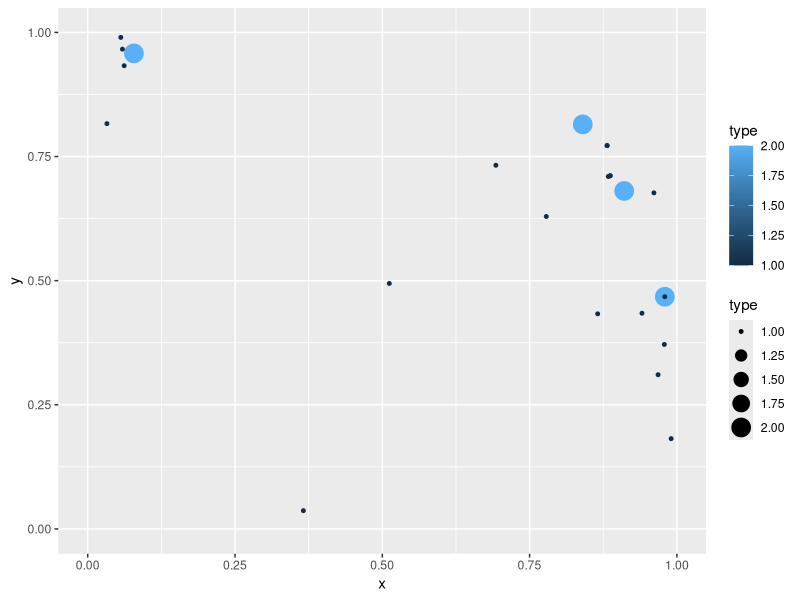

Source code (R):
#-----------------------------------------------------
#A simple and somewhat clumsy method for spatial choice using
#a Huff model; the probably of contact between 'traveller' and 'contact'
#point is inversely proportional to distance
#sample data is random
#-----------------------------------------------------

#inputs
no_cont <- 5 #contacts
beta <- 2 #distance decay rate
periods <- 1
a <- runif(4)
b <- runif(4)
c <- runif(100)
d <- runif(100)

#data1
df1 <- data.frame(cbind(a, b))
names(df1) <- c("x", "y")
df1$trav <- 1

#data2
df2 <- data.frame(cbind(c, d))
names(df2) <- c("x", "y")
df2$trav <- 0

#df
df <- rbind(df1,df2)
l <- nrow(df)
df$id <- c(1:l)

#distance matrix
d <- dist(df[,c("x","y")],diag=TRUE, method="euclidean")#do I know order is preserved?
distmat <- as.matrix(d)
dist_long <- reshape2::melt(distmat)#reshape library
names(dist_long) <- c("idfrom", "idto", "Edist")
dist_long <- dist_long[dist_long$Edist > 0,]

#identify the traveller(s) without replacement
dist_sampled <- merge(dist_long,df[df$trav==1,], by.x="idfrom", by.y="id")

#sample from within groups
id <- 0
contacts <- data.frame(id)

travellers <- as.data.frame(df[df$trav==1,"id"])
n <- nrow(travellers)

#sample from within groups with a weight
for(i in 1:n)
{
  group <- dist_sampled[dist_sampled$idfrom==travellers[i,],]
  group$w <- 1/group$Edist^beta
  group$sum_w <- sum(group$w)
  group$p <- group$w/group$sum_w
  c <- data.frame(group[sample(nrow(group),no_cont, prob=group$p),"idto"])
  names(c) <- "id"
  contacts <- rbind(c,contacts)
}

contacts <- data.frame(contacts[contacts$id > 0,])
names(contacts) <- "id"

#merge together files to obtain coordinates
names(travellers) <- "id"
contacts$type <-1
travellers$type <-2
travellers <- merge(df,travellers,by.x="id", by.y="id")
contacts <- merge(df,contacts,by.x="id", by.y="id")
final <- rbind(travellers, contacts)

#basic plot
#plot(final$x,final$y, cex=final$type, xlim=c(0,1), ylim=c(0,1))

#plot
ggplot2::ggplot(final, ggplot2::aes(x=x, y=y, color=type, size=type)) + 
  ggplot2::geom_point() +
  ggplot2::xlim(0,1) + 
  ggplot2::ylim(0,1)
  

